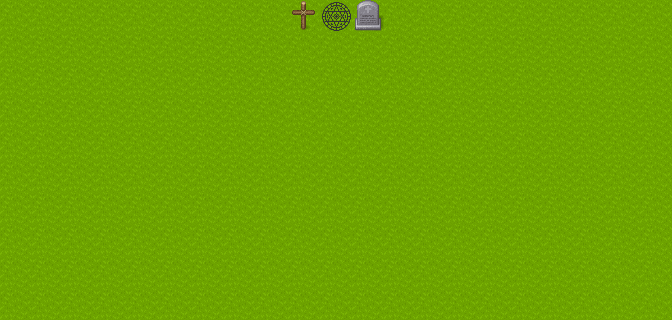

A level layout from a 2D game, rendered from its tile map. Below: a short description, then the map file with tile-grid data replaced by summaries:
An orthogonal 21x10 tile map with 32x32 px tiles, 2 tile layers (Tile Layer 1, Tile Layer 2).

<map version="1.10" tiledversion="1.10.2" orientation="orthogonal" renderorder="right-down" width="21" height="10" tilewidth="32" tileheight="32" infinite="0" nextlayerid="3" nextobjectid="1">
 <tileset firstgid="1" source="[Base]BaseChip_pipo.tsx" />
 <layer id="1" name="Tile Layer 1" width="21" height="10">
  <data>[210 cells, 210 non-empty, 1 distinct tile ids]</data>
 </layer>
 <layer id="2" name="Tile Layer 2" width="21" height="10">
  <data>[210 cells, 3 non-empty, 3 distinct tile ids]</data>
 </layer>
</map>
